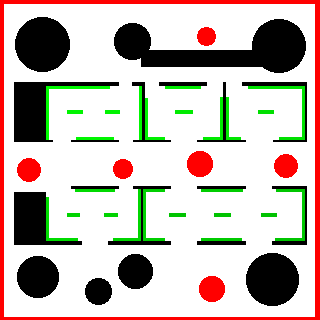
%> input picture floorplan/floorplan.png, 320 x 320 px
$ octave main.m   (GNU Octave 9; MATLAB toolbox functions it lacks are replaced by stand-ins)
%> lines starting %> are read from the running program, lines starting %| are printed output that depends on the picture; in (x1, y1, x2, y2) boxes, pixels count from 0 and x2, y2 are one past the last pixel; in counts of white or black regions, pixels touching at a corner belong together; the program's own positions count from 1
clc; clear all;

%% load floorplan
floorplan = imread('floorplan/floorplan.png');
%> floorplan is the input picture: size 320x320x3 uint8; mean R, G, B 197.5, 186.4, 178.5
display = imread('floorplan/display.png');
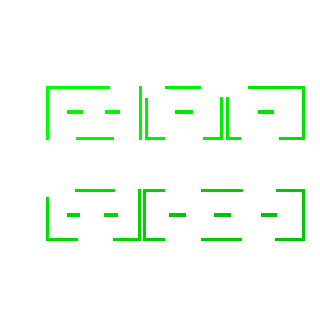
%> input picture floorplan/display.png, 320 x 320 px
%> display is the input picture: size 320x320x3 uint8; mean R, G, B 246, 253.9, 246
display_obstacle = display(:,:,1);
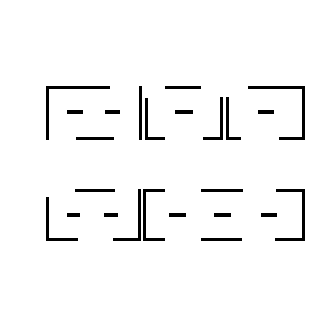
%> display_obstacle: size 320x320 uint8; 96.5% white; 24 black regions, largest, box (x1, y1, x2, y2) and area: (248, 86, 305, 140) 393, (46, 86, 110, 140) 345, (275, 189, 305, 241) 315
display = display(:,:,2); % green
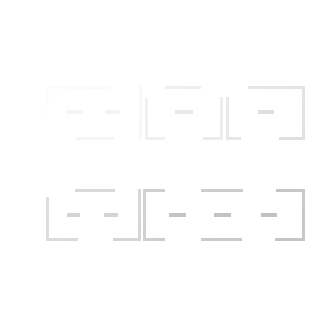
%> display: size 320x320 uint8; min 194, max 255, mean 253.9
wall = imread('floorplan/wall.png');
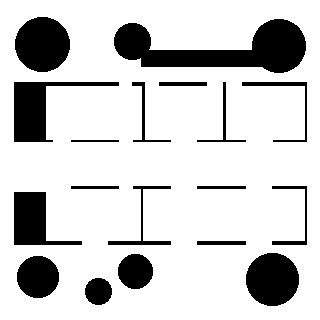
%> input picture floorplan/wall.png, 320 x 320 px
%> wall is the input picture: size 320x320x3 uint8; 81% white; 18 black regions, largest, box (x1, y1, x2, y2) and area: (114, 19, 306, 73) 5288, (15, 17, 70, 72) 2377, (14, 82, 119, 142) 2226
wall = wall(:,:,1); % red
window = imread('floorplan/window.png');
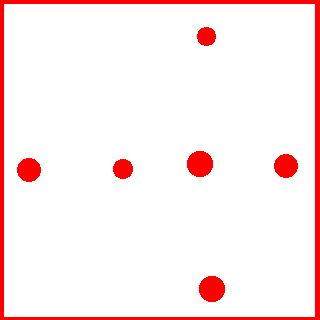
%> input picture floorplan/window.png, 320 x 320 px
%> window is the input picture: size 320x320x3 uint8; mean R, G, B 255, 236, 236
window = window(:,:,2); % green
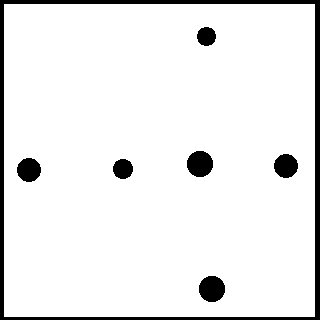
%> window: size 320x320 uint8; 92.5% white; 7 black regions, largest, box (x1, y1, x2, y2) and area: (0, 0, 320, 320) 5057, (187, 151, 213, 177) 540, (199, 276, 225, 302) 540
%> (the run ends here)
